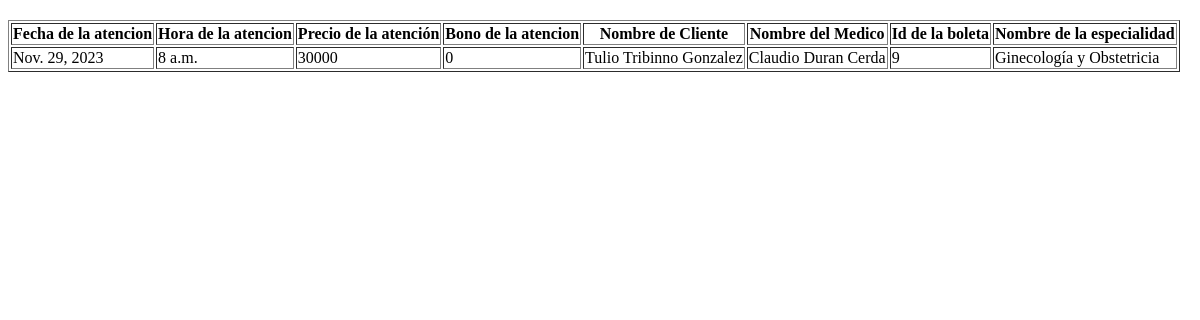
Before: /centroMedicoApp/appointments_details with the older database file.
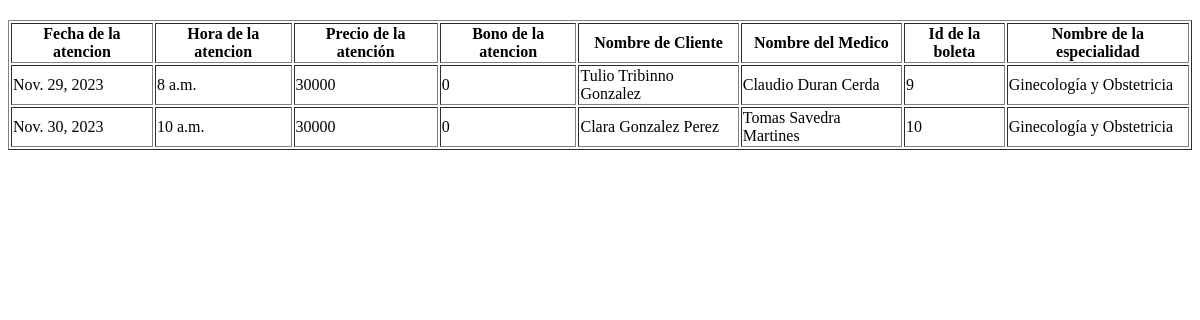
After: the same page with the newer database file.
### centroMedicoApp/models.py (models this page shows, shortened)
class Atencion(models.Model):
    id_ate = models.AutoField(primary_key=True)
    fecha_ate = models.DateField(default=timezone.now)
    hora_ate = models.TimeField(default=0)
    precio_ate = models.DecimalField(max_digits=20, decimal_places=0)
    bono_ate = models.CharField(max_length=20, default=0)
    rut_cli = models.ForeignKey(Paciente, on_delete=models.CASCADE)
    rut_med = models.ForeignKey(Medico, on_delete=models.CASCADE, related_name='atenciones')
    id_boleta = models.ForeignKey(Boleta, on_delete=models.CASCADE)
    id_esp = models.ForeignKey(Especialidad, on_delete=models.CASCADE)
    disponible_ate = models.BooleanField(default=True)
    class Meta:
        unique_together = [('id_ate', 'id_esp')]

class Paciente(models.Model):
    rut_cli = models.PositiveIntegerField(primary_key=True)
    dv_cli = models.CharField(max_length=1)
    pnom_cli = models.CharField(max_length=40)
    snom_cli = models.CharField(max_length=40, null=True, blank=True)
    apaterno_cli = models.CharField(max_length=40)
    amaterno_cli = models.CharField(max_length=40)
    email_cli = models.EmailField(null=True, blank=True)
    telefono_cli = models.PositiveIntegerField(null=True, blank=True)
    def __str__(self):
        return f"{self.pnom_cli} {self.apaterno_cli} {self.amaterno_cli}"

class Medico(models.Model):
    rut_med = models.PositiveIntegerField(primary_key=True)
    dv_med = models.CharField(max_length=1)
    pnombre_med = models.CharField(max_length=20)
    snombre_med = models.CharField(max_length=20, null=True, blank=True)
    apaterno_med = models.CharField(max_length=40)
    amaterno_med = models.CharField(max_length=20)
    fecnac_med = models.DateField()
    honorario_med = models.DecimalField(max_digits=20, decimal_places=0)
    email_med = models.EmailField()
    telefono_med = models.PositiveIntegerField()
    feccont_med = models.DateField()
    DIAS_CHOICES = [
        (0, 'Lunes'),
        (1, 'Martes'),
        (2, 'Miércoles'),
        (3, 'Jueves'),
        (4, 'Viernes'),
        (5, 'Sábado'),
        (6, 'Domingo')
    ]
    dias_laborales = models.ManyToManyField(DiasLaborables)
    hora_inicio_trabajo = models.TimeField(null=True)
    hora_fin_trabajo = models.TimeField(null=True)
    rut_sec = models.ForeignKey('Secretaria', on_delete=models.CASCADE)
    def __str__(self):
        return f"{self.pnombre_med} {self.apaterno_med} {self.amaterno_med}"

class Boleta(models.Model):
    id_boleta = models.PositiveIntegerField(primary_key=True)
    monto_boleta = models.DecimalField(max_digits=20, decimal_places=0)
    fecha_boleta = models.DateField()
    def __str__(self):
        return f"{self.id_boleta}"

class Especialidad(models.Model):
    id_esp = models.PositiveIntegerField(primary_key=True)
    nom_esp = models.CharField(max_length=40)
    monto_esp = models.DecimalField(max_digits=8, decimal_places=0, default=0)
    def __str__(self):
        return f"{self.nom_esp}"

### centroMedicoApp/views.py (the view)
# urls.py: path('appointments_details',views.appointment_details, name='appointments_details'),
def appointment_details(request):
    try:
        atenciones = Atencion.objects.all();
        context ={
            "atenciones": atenciones,
        }
        return render(request, "pages/appointments_details.html", context)
    except:
        Atencion.DoesNotExist
        return HttpResponse(f'No exiten atenciones')

### centroMedicoApp/templates/pages/appointments_details.html (shortened to what this page needs)
<!DOCTYPE html>
<html>
<head>
</head>
<body>
    <table border="1">
        <thead>
            <tr>
                <th>Fecha de la atencion</th>
                <th>Hora de la atencion</th>
                <th>Precio de la atención</th>
                <th>Bono de la atencion</th>
                <th>Nombre de Cliente</th>
                <th>Nombre del Medico</th>
                <th>Id de la boleta</th>
                <th>Nombre de la especialidad</th>
            </tr>
        </thead>
        <tbody>
            {% for atencion in atenciones %}
                <tr>
                    <td>{{ atencion.fecha_ate }}</td>
                    <td>{{ atencion.hora_ate }}</td>
                    <td>{{ atencion.precio_ate }}</td>
                    <td>{{ atencion.bono_ate }}</td>
                    <td>{{ atencion.rut_cli }}</td>
                    <td>{{ atencion.rut_med }}</td>
                    <td>{{ atencion.id_boleta }}</td>
                    <td>{{ atencion.id_esp }}</td>
                </tr>
            {% endfor %}
        </tbody>
    </table>
</body>
</html>

Changed rows visible on the page:
added Atencion: fecha_ate "Nov. 30, 2023", hora_ate "10 a.m.", precio_ate "30000", bono_ate "0", rut_cli "Clara Gonzalez Perez", rut_med "Tomas Savedra Martines", id_boleta "10", id_esp "Ginecología y Obstetricia"
